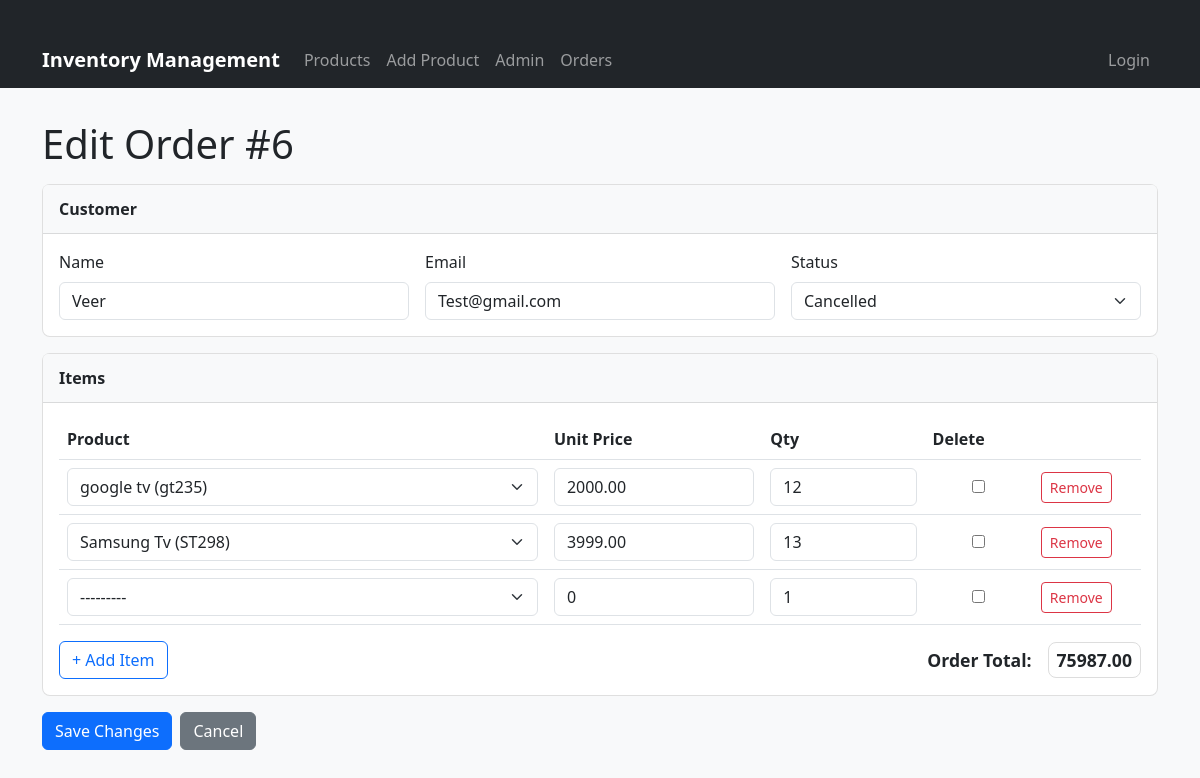
Before: /orders/6/edit/ with the older database file.
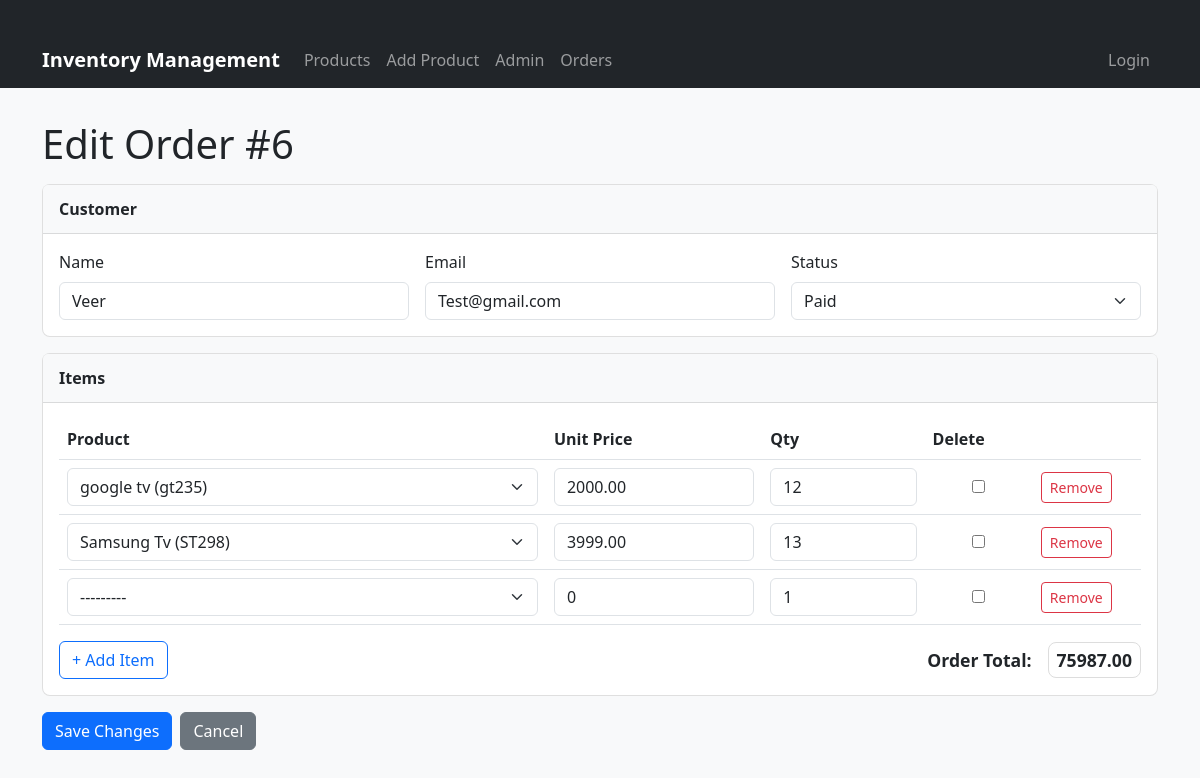
After: the same page with the newer database file.
### orders/models.py (models this page shows, shortened)
class Order(models.Model):
    STATUS_CHOICES = [
        ("DRAFT", "Draft"),
        ("PENDING", "Pending Payment"),
        ("PAID", "Paid"),
        ("FULFILLED", "Fulfilled"),
        ("CANCELLED", "Cancelled"),
    ]
    class Meta:
        permissions = (
            ("can_fulfill_order", "Can mark orders as Fulfilled"),
            ("can_cancel_order", "Can cancel any order"),
            ("can_view_reports", "Can view sales reports"),
        )
    customer_name = models.CharField(max_length=150)
    customer_email = models.EmailField(blank=True)
    status = models.CharField(max_length=20, choices=STATUS_CHOICES, default="DRAFT")
    created_at = models.DateTimeField(default=timezone.now)
    updated_at = models.DateTimeField(auto_now=True)

### orders/views.py (the view)
# urls.py: path("<int:pk>/edit/", views.order_update, name="update"),
def order_update(request, pk):
    order = get_object_or_404(Order, pk=pk)
    old_status = order.status
    old_counts = _snapshot_counts(order) if old_status == "PAID" else Counter()
    if request.method == "POST":
        form = OrderForm(request.POST, instance=order)
        formset = OrderItemFormSet(request.POST, instance=order, prefix="items")
        if form.is_valid() and formset.is_valid():
            try:
                with transaction.atomic():
                    form.save()
                    formset.save()
                    if old_status != order.status:
                        if order.status == "PAID" and old_status != "PAID":
                            _apply_stock_delta(order, deduct=True)
                        elif old_status == "PAID" and order.status in ("CANCELLED", "DRAFT"):
                            _apply_stock_delta(order, deduct=False)
                    else:
                        if order.status == "PAID":
                            new_counts = _snapshot_counts(order)
                            deltas = _compute_deltas(old_counts, new_counts)
                            if deltas:
                                _apply_stock_delta_partial(deltas)
                messages.success(request, "Order updated.")
                return redirect("orders:detail", pk=order.pk)
            except ValidationError as e:
                messages.error(request, f"{e}")
        else:
            messages.error(request, "Please fix the form errors below.")
    else:
        form = OrderForm(instance=order)
        formset = OrderItemFormSet(instance=order, prefix="items")
    return render(
        request,
        "orders/order_form.html",
        {
            "form": form,
            "formset": formset,
            "is_create": False,
            "order": order,
            "products": Product.objects.filter(is_active=True),
        },
    )

### orders/forms.py
class OrderForm(forms.ModelForm):
    class Meta:
        model = Order
        fields = ["customer_name", "customer_email", "status"]
        widgets = {
            "customer_name": forms.TextInput(attrs={"class": "form-control"}),
            "customer_email": forms.EmailInput(attrs={"class": "form-control"}),
            "status": forms.Select(attrs={"class": "form-select"}),
        }

### inventory/models.py (called while the page is built)
    def __str__(self):
        return f"{self.name} ({self.sku})"

### orders/views.py (called while the page is built)
def _snapshot_counts(order):
    counts = Counter()
    for it in order.items.all():
        if it.product_id:
            counts[it.product_id] += it.quantity
    return counts

### templates/orders/order_form.html (shortened to what this page needs)
{% extends "inventory/base.html" %}
{% block content %}
<h1 class="mb-3">{% if is_create %}New Order{% else %}Edit Order #{{ order.id }}{% endif %}</h1>
<form method="post" novalidate>
  <div class="card mb-3">
    <div class="card-header">Customer</div>
    <div class="card-body">
      <div class="row g-3">
        <div class="col-md-4">
          <label class="form-label">Name</label>
          {{ form.customer_name }}
        </div>
        <div class="col-md-4">
          <label class="form-label">Email</label>
          {{ form.customer_email }}
        </div>
        <div class="col-md-4">
          <label class="form-label">Status</label>
          {{ form.status }}
        </div>
      </div>
    </div>
  </div>
  <div class="card mb-3">
    <div class="card-header">Items</div>
    <div class="card-body">
      <table class="table align-middle">
        <thead>
          <tr>
            <th style="width:45%;">Product</th>
            <th style="width:20%;">Unit Price</th>
            <th style="width:15%;">Qty</th>
            <th style="width:10%;">Delete</th>
            <th style="width:10%;"></th>
          </tr>
        </thead>
        <tbody id="items-table-body">
          {% for f in formset.forms %}
          <tr class="item-row">
            <td>
              {{ f.product }}
            </td>
            <td>
              {{ f.unit_price }}
            </td>
            <td>
              {{ f.quantity }}
            </td>
            <td class="text-center">{{ f.DELETE }}</td>
            <td><button type="button" class="btn btn-sm btn-outline-danger remove-btn" onclick="removeRow(this)">Remove</button></td>
          </tr>
          {% endfor %}
        </tbody>
      </table>
      <div class="d-flex justify-content-between align-items-center">
        <button type="button" class="btn btn-outline-primary" id="add-item-btn">+ Add Item</button>
        <div class="totals">
          <span>Order Total:</span>
          <span class="value" id="order-total">0.00</span>
        </div>
      </div>
    </div>
  </div>
  <div class="d-flex gap-2">
    <button type="submit" class="btn btn-primary">{% if is_create %}Create{% else %}Save Changes{% endif %}</button>
    <a href="{% url 'orders:list' %}" class="btn btn-secondary">Cancel</a>
  </div>
</form>
{% endblock %}

Changed rows visible on the page:
changed Order "Veer": status "Cancelled" → "Paid"
